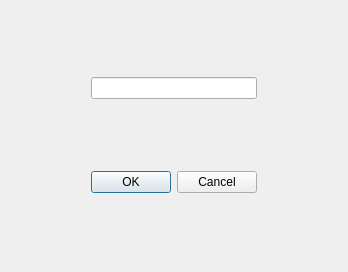
<?xml version="1.0" encoding="UTF-8"?>
<ui version="4.0">
 <class>Dialog1</class>
 <widget class="QDialog" name="Dialog1">
  <property name="geometry">
   <rect>
    <x>0</x>
    <y>0</y>
    <width>348</width>
    <height>272</height>
   </rect>
  </property>
  <property name="sizePolicy">
   <sizepolicy hsizetype="Fixed" vsizetype="Fixed">
    <horstretch>0</horstretch>
    <verstretch>0</verstretch>
   </sizepolicy>
  </property>
  <property name="windowTitle">
   <string>Dialog</string>
  </property>
  <layout class="QGridLayout" name="gridLayout">
   <item row="1" column="0">
    <widget class="QLineEdit" name="lineEdit">
     <property name="sizePolicy">
      <sizepolicy hsizetype="Minimum" vsizetype="Fixed">
       <horstretch>0</horstretch>
       <verstretch>0</verstretch>
      </sizepolicy>
     </property>
     <property name="minimumSize">
      <size>
       <width>0</width>
       <height>0</height>
      </size>
     </property>
     <property name="baseSize">
      <size>
       <width>0</width>
       <height>0</height>
      </size>
     </property>
    </widget>
   </item>
   <item row="3" column="0">
    <widget class="QDialogButtonBox" name="buttonBox">
     <property name="sizePolicy">
      <sizepolicy hsizetype="Fixed" vsizetype="Fixed">
       <horstretch>0</horstretch>
       <verstretch>0</verstretch>
      </sizepolicy>
     </property>
     <property name="orientation">
      <enum>Qt::Horizontal</enum>
     </property>
     <property name="standardButtons">
      <set>QDialogButtonBox::Cancel|QDialogButtonBox::Ok</set>
     </property>
    </widget>
   </item>
  </layout>
 </widget>
 <resources/>
 <connections>
  <connection>
   <sender>buttonBox</sender>
   <signal>accepted()</signal>
   <receiver>Dialog1</receiver>
   <slot>accept()</slot>
   <hints>
    <hint type="sourcelabel">
     <x>266</x>
     <y>185</y>
    </hint>
    <hint type="destinationlabel">
     <x>157</x>
     <y>253</y>
    </hint>
   </hints>
  </connection>
  <connection>
   <sender>buttonBox</sender>
   <signal>rejected()</signal>
   <receiver>Dialog1</receiver>
   <slot>reject()</slot>
   <hints>
    <hint type="sourcelabel">
     <x>266</x>
     <y>185</y>
    </hint>
    <hint type="destinationlabel">
     <x>286</x>
     <y>253</y>
    </hint>
   </hints>
  </connection>
 </connections>
 <slots>
  <slot>ok()</slot>
  <slot>cancel()</slot>
 </slots>
</ui>
